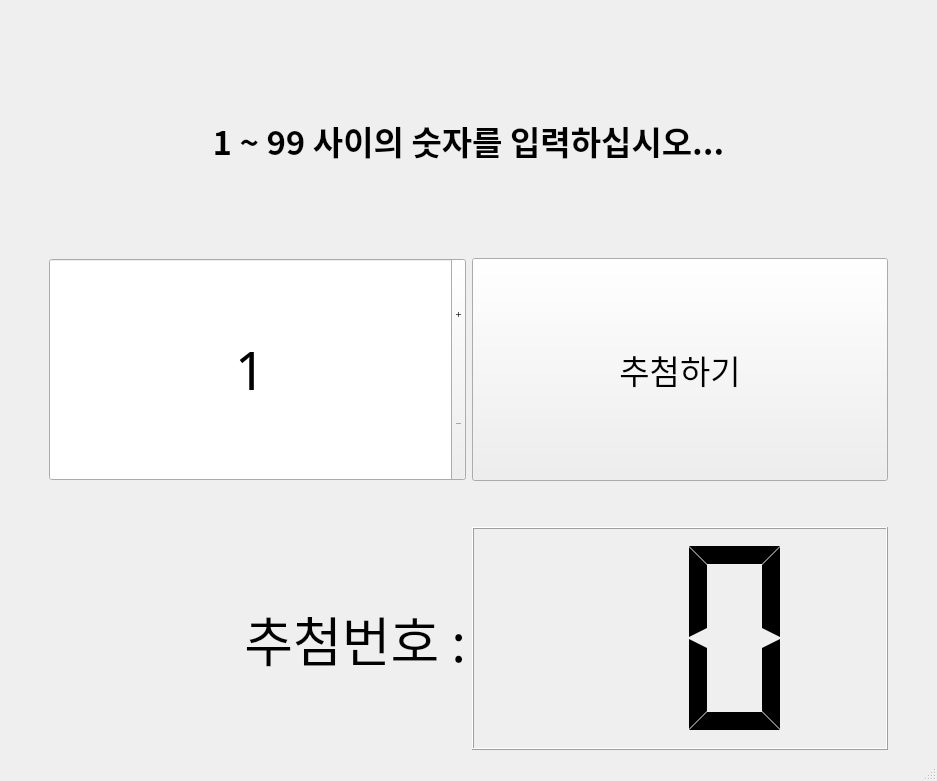
<?xml version="1.0" encoding="UTF-8"?>
<ui version="4.0">
 <class>MainWindow</class>
 <widget class="QMainWindow" name="MainWindow">
  <property name="geometry">
   <rect>
    <x>0</x>
    <y>0</y>
    <width>937</width>
    <height>781</height>
   </rect>
  </property>
  <property name="windowTitle">
   <string>학급랜덤추첨기 - 랜덤번호추첨</string>
  </property>
  <widget class="QWidget" name="centralwidget">
   <layout class="QGridLayout" name="gridLayout_2">
    <item row="0" column="0">
     <layout class="QGridLayout" name="gridLayout">
      <item row="0" column="3">
       <spacer name="horizontalSpacer_2">
        <property name="orientation">
         <enum>Qt::Horizontal</enum>
        </property>
        <property name="sizeType">
         <enum>QSizePolicy::Maximum</enum>
        </property>
        <property name="sizeHint" stdset="0">
         <size>
          <width>40</width>
          <height>20</height>
         </size>
        </property>
       </spacer>
      </item>
      <item row="2" column="0">
       <spacer name="verticalSpacer_2">
        <property name="orientation">
         <enum>Qt::Vertical</enum>
        </property>
        <property name="sizeType">
         <enum>QSizePolicy::Minimum</enum>
        </property>
        <property name="sizeHint" stdset="0">
         <size>
          <width>20</width>
          <height>40</height>
         </size>
        </property>
       </spacer>
      </item>
      <item row="0" column="2">
       <spacer name="horizontalSpacer_4">
        <property name="orientation">
         <enum>Qt::Horizontal</enum>
        </property>
        <property name="sizeType">
         <enum>QSizePolicy::Minimum</enum>
        </property>
        <property name="sizeHint" stdset="0">
         <size>
          <width>40</width>
          <height>20</height>
         </size>
        </property>
       </spacer>
      </item>
      <item row="0" column="1">
       <spacer name="horizontalSpacer_3">
        <property name="orientation">
         <enum>Qt::Horizontal</enum>
        </property>
        <property name="sizeType">
         <enum>QSizePolicy::Minimum</enum>
        </property>
        <property name="sizeHint" stdset="0">
         <size>
          <width>40</width>
          <height>20</height>
         </size>
        </property>
       </spacer>
      </item>
      <item row="0" column="0">
       <spacer name="horizontalSpacer">
        <property name="orientation">
         <enum>Qt::Horizontal</enum>
        </property>
        <property name="sizeType">
         <enum>QSizePolicy::Maximum</enum>
        </property>
        <property name="sizeHint" stdset="0">
         <size>
          <width>40</width>
          <height>20</height>
         </size>
        </property>
       </spacer>
      </item>
      <item row="3" column="0">
       <spacer name="verticalSpacer_3">
        <property name="orientation">
         <enum>Qt::Vertical</enum>
        </property>
        <property name="sizeType">
         <enum>QSizePolicy::Maximum</enum>
        </property>
        <property name="sizeHint" stdset="0">
         <size>
          <width>20</width>
          <height>40</height>
         </size>
        </property>
       </spacer>
      </item>
      <item row="2" column="2">
       <widget class="QPushButton" name="Sel_Btn">
        <property name="sizePolicy">
         <sizepolicy hsizetype="Minimum" vsizetype="Minimum">
          <horstretch>0</horstretch>
          <verstretch>0</verstretch>
         </sizepolicy>
        </property>
        <property name="font">
         <font>
          <family>나눔스퀘어라운드 Regular</family>
          <pointsize>25</pointsize>
          <weight>50</weight>
          <bold>false</bold>
          <kerning>true</kerning>
         </font>
        </property>
        <property name="text">
         <string>추첨하기</string>
        </property>
       </widget>
      </item>
      <item row="2" column="1">
       <widget class="QSpinBox" name="Number">
        <property name="sizePolicy">
         <sizepolicy hsizetype="Minimum" vsizetype="Minimum">
          <horstretch>0</horstretch>
          <verstretch>0</verstretch>
         </sizepolicy>
        </property>
        <property name="font">
         <font>
          <family>나눔스퀘어라운드 Regular</family>
          <pointsize>40</pointsize>
          <weight>50</weight>
          <bold>false</bold>
         </font>
        </property>
        <property name="wrapping">
         <bool>false</bool>
        </property>
        <property name="alignment">
         <set>Qt::AlignCenter</set>
        </property>
        <property name="buttonSymbols">
         <enum>QAbstractSpinBox::PlusMinus</enum>
        </property>
        <property name="accelerated">
         <bool>true</bool>
        </property>
        <property name="minimum">
         <number>1</number>
        </property>
        <property name="singleStep">
         <number>1</number>
        </property>
       </widget>
      </item>
      <item row="1" column="1" colspan="2">
       <widget class="QLabel" name="Label">
        <property name="font">
         <font>
          <family>나눔스퀘어라운드 Bold</family>
          <pointsize>25</pointsize>
          <weight>75</weight>
          <bold>true</bold>
         </font>
        </property>
        <property name="text">
         <string>1 ~ 99 사이의 숫자를 입력하십시오...</string>
        </property>
        <property name="alignment">
         <set>Qt::AlignCenter</set>
        </property>
        <property name="wordWrap">
         <bool>false</bool>
        </property>
        <property name="margin">
         <number>20</number>
        </property>
       </widget>
      </item>
      <item row="1" column="0">
       <spacer name="verticalSpacer_9">
        <property name="orientation">
         <enum>Qt::Vertical</enum>
        </property>
        <property name="sizeType">
         <enum>QSizePolicy::Minimum</enum>
        </property>
        <property name="sizeHint" stdset="0">
         <size>
          <width>20</width>
          <height>40</height>
         </size>
        </property>
       </spacer>
      </item>
      <item row="4" column="0">
       <spacer name="verticalSpacer_5">
        <property name="orientation">
         <enum>Qt::Vertical</enum>
        </property>
        <property name="sizeType">
         <enum>QSizePolicy::Minimum</enum>
        </property>
        <property name="sizeHint" stdset="0">
         <size>
          <width>20</width>
          <height>40</height>
         </size>
        </property>
       </spacer>
      </item>
      <item row="4" column="2">
       <widget class="QLCDNumber" name="RandomSelNum">
        <property name="digitCount">
         <number>2</number>
        </property>
        <property name="segmentStyle">
         <enum>QLCDNumber::Flat</enum>
        </property>
       </widget>
      </item>
      <item row="4" column="1">
       <widget class="QLabel" name="label">
        <property name="font">
         <font>
          <family>나눔스퀘어라운드 Bold</family>
          <pointsize>40</pointsize>
         </font>
        </property>
        <property name="text">
         <string>추첨번호 :</string>
        </property>
        <property name="alignment">
         <set>Qt::AlignRight|Qt::AlignTrailing|Qt::AlignVCenter</set>
        </property>
       </widget>
      </item>
     </layout>
    </item>
   </layout>
  </widget>
  <widget class="QStatusBar" name="statusbar"/>
 </widget>
 <resources/>
 <connections/>
</ui>
